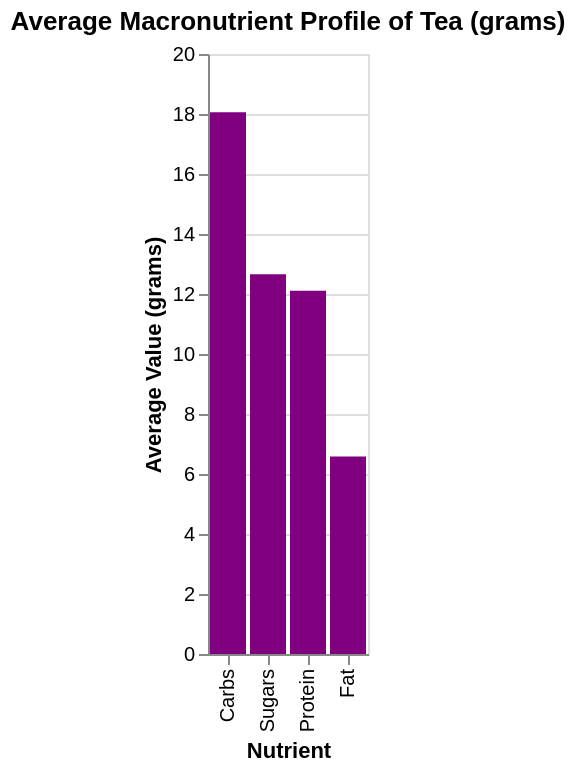

This figure's notebook cell:
### Markdown cell above
For the research question, "How does tea compare nutritionally to other low-calorie drinks?", based on the radial chart, we found that sweetened iced tea stands out as higher in both calories (180) and sugars compared to coffe and diet soda, which remain near zero or close to zero. I also observed that orange juice occupies a middle ground for calories and sugar and all four drinks show no or very little amounts for protein and fat.

### Code cell
# Research Question: "What is the overall nutritional profile of tea (overall)?"
# Bar Chart

# Filtering the tea data from nutrition dataset
tea_nutrition = nutrition[nutrition['Food_Item'].str.contains('Tea', case=False)]

# Average nutritional values
tea_avg = tea_nutrition[['Calories', 'Protein', 'Carbs', 'Fat', 'Sugars']].mean().reset_index()
tea_avg.columns = ['Nutrient', 'Value']

# Getting macronutrinets only
tea_macros_only = tea_avg[tea_avg['Nutrient'] != 'Calories']

# Plotting
bar_chart = alt.Chart(tea_macros_only).mark_bar(color='purple').encode(
    x=alt.X("Nutrient:N", title='Nutrient', sort="-y"),
    y=alt.Y("Value:Q", title="Average Value (grams)"),
    tooltip = ['Nutrient', 'Value']
).properties(
    title='Average Macronutrient Profile of Tea (grams)'
)

bar_chart

### Figure 1 — Vega-Lite specification as saved in the notebook (floating-point values rounded to 4 significant figures)
{"config": {"view": {"continuousWidth": 300, "continuousHeight": 300}}, "data": {"name": "data-588ab792a7b530a48fb4be21ed8e07c1"}, "mark": {"type": "bar", "color": "purple"}, "encoding": {"tooltip": [{"field": "Nutrient", "type": "nominal"}, {"field": "Value", "type": "quantitative"}], "x": {"field": "Nutrient", "sort": "-y", "title": "Nutrient", "type": "nominal"}, "y": {"field": "Value", "title": "Average Value (grams)", "type": "quantitative"}}, "title": "Average Macronutrient Profile of Tea (grams)", "$schema": "https://vega.github.io/schema/vega-lite/v5.20.1.json", "datasets": {"data-588ab792a7b530a48fb4be21ed8e07c1": [{"Nutrient": "Protein", "Value": 12.11}, {"Nutrient": "Carbs", "Value": 18.05}, {"Nutrient": "Fat", "Value": 6.58}, {"Nutrient": "Sugars", "Value": 12.66}]}}
